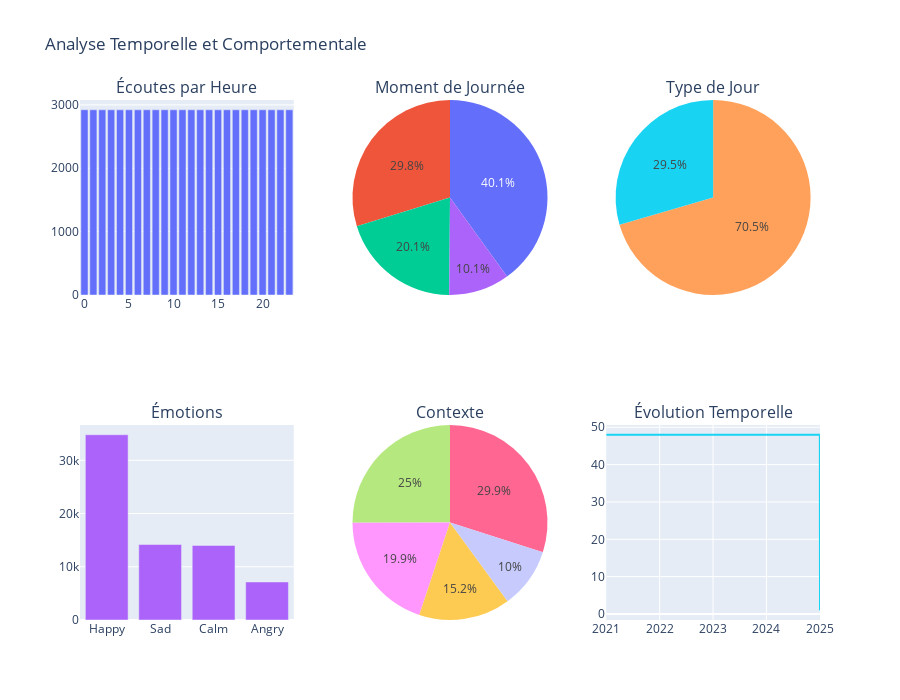

Source (notebook cell):
### Markdown cell above
8 : Analyse temporelle et comportementale

### Code cell
print("\n" + "="*80)
print("ANALYSE TEMPORELLE ET COMPORTEMENTALE")
print("="*80)

# Conversion timestamp
df['timestamp'] = pd.to_datetime(df['timestamp'])
df['hour'] = df['timestamp'].dt.hour
df['date'] = df['timestamp'].dt.date

# Statistiques temporelles
time_of_day_counts = df['time_of_day'].value_counts()
day_of_week_counts = df['day_of_week'].value_counts()
hourly_counts = df['hour'].value_counts().sort_index()

print(f"\n⏰ DISTRIBUTION TEMPORELLE:")
print(f"\nPar Moment de Journée:")
print(time_of_day_counts)
print(f"\nPar Type de Jour:")
print(day_of_week_counts)

# Statistiques comportementales
print(f"\n💡 STATISTIQUES COMPORTEMENTALES:")
print(f"  • Taux de skip moyen: {df['skip_count'].mean():.2f}")
print(f"  • Taux de like: {df['liked'].mean()*100:.2f}%")
print(f"  • Taux d'ajout playlist: {df['added_to_playlist'].mean()*100:.2f}%")
print(f"  • Taux de completion: {df['finished_song'].mean()*100:.2f}%")
print(f"  • Répétitions moyennes: {df['repeat_count'].mean():.2f}")

# Émotions et contextes
emotion_counts = df['emotion_tag'].value_counts()
context_counts = df['context_type'].value_counts()

print(f"\n😊 DISTRIBUTION DES ÉMOTIONS:")
print(emotion_counts)
print(f"\n🎧 CONTEXTE D'ÉCOUTE:")
print(context_counts)

# Visualisations
fig = make_subplots(
    rows=2, cols=3,
    subplot_titles=('Écoutes par Heure', 'Moment de Journée', 'Type de Jour',
                   'Émotions', 'Contexte', 'Évolution Temporelle'),
    specs=[[{'type':'bar'}, {'type':'pie'}, {'type':'pie'}],
           [{'type':'bar'}, {'type':'pie'}, {'type':'scatter'}]]
)

# Heure
fig.add_trace(go.Bar(x=hourly_counts.index, y=hourly_counts.values), row=1, col=1)

# Moment
fig.add_trace(go.Pie(labels=time_of_day_counts.index, values=time_of_day_counts.values), row=1, col=2)

# Jour
fig.add_trace(go.Pie(labels=day_of_week_counts.index, values=day_of_week_counts.values), row=1, col=3)

# Émotions
fig.add_trace(go.Bar(x=emotion_counts.index, y=emotion_counts.values), row=2, col=1)

# Contexte
fig.add_trace(go.Pie(labels=context_counts.index, values=context_counts.values), row=2, col=2)

# Évolution
daily_counts = df.groupby('date').size().reset_index(name='count')
fig.add_trace(go.Scatter(x=daily_counts['date'], y=daily_counts['count'], mode='lines'), row=2, col=3)

fig.update_layout(height=700, showlegend=False, title_text="Analyse Temporelle et Comportementale")
fig.show()

### Figure 1 — Plotly figure (JSON) as saved in the notebook; plotly's stock layout.template omitted (floating-point values rounded to 4 significant figures; data arrays with more than 128 entries replaced by an {"elided": "..."} marker saying what was removed)
{"data": [{"type": "bar", "x": [0, 1, 2, 3, 4, 5, 6, 7, 8, 9, 10, 11, 12, 13, 14, 15, 16, 17, 18, 19, 20, 21, 22, 23], "xaxis": "x", "y": [2923, 2922, 2922, 2922, 2922, 2922, 2922, 2922, 2922, 2922, 2922, 2922, 2922, 2922, 2922, 2922, 2922, 2922, 2922, 2922, 2922, 2922, 2922, 2922], "yaxis": "y"}, {"domain": {"x": [0.3556, 0.6444], "y": [0.625, 1]}, "labels": ["Evening", "Afternoon", "Morning", "Night"], "type": "pie", "values": [28094, 20878, 14102, 7055]}, {"domain": {"x": [0.7111, 1], "y": [0.625, 1]}, "labels": ["Weekday", "Weekend"], "type": "pie", "values": [49436, 20693]}, {"type": "bar", "x": ["Happy", "Sad", "Calm", "Angry"], "xaxis": "x2", "y": [34799, 14181, 14007, 7142], "yaxis": "y2"}, {"domain": {"x": [0.3556, 0.6444], "y": [0, 0.375]}, "labels": ["Workout", "Commute", "Relax", "Study", "Party"], "type": "pie", "values": [20999, 17552, 13933, 10634, 7011]}, {"mode": "lines", "type": "scatter", "x": {"elided": "1462 str values"}, "xaxis": "x3", "y": {"elided": "1462 int values"}, "yaxis": "y3"}], "layout": {"annotations": [{"font": {"size": 16}, "showarrow": false, "text": "Écoutes par Heure", "x": 0.1444, "xanchor": "center", "xref": "paper", "y": 1, "yanchor": "bottom", "yref": "paper"}, {"font": {"size": 16}, "showarrow": false, "text": "Moment de Journée", "x": 0.5, "xanchor": "center", "xref": "paper", "y": 1, "yanchor": "bottom", "yref": "paper"}, {"font": {"size": 16}, "showarrow": false, "text": "Type de Jour", "x": 0.8556, "xanchor": "center", "xref": "paper", "y": 1, "yanchor": "bottom", "yref": "paper"}, {"font": {"size": 16}, "showarrow": false, "text": "Émotions", "x": 0.1444, "xanchor": "center", "xref": "paper", "y": 0.375, "yanchor": "bottom", "yref": "paper"}, {"font": {"size": 16}, "showarrow": false, "text": "Contexte", "x": 0.5, "xanchor": "center", "xref": "paper", "y": 0.375, "yanchor": "bottom", "yref": "paper"}, {"font": {"size": 16}, "showarrow": false, "text": "Évolution Temporelle", "x": 0.8556, "xanchor": "center", "xref": "paper", "y": 0.375, "yanchor": "bottom", "yref": "paper"}], "height": 700, "showlegend": false, "title": {"text": "Analyse Temporelle et Comportementale"}, "xaxis": {"anchor": "y", "domain": [0, 0.2889]}, "xaxis2": {"anchor": "y2", "domain": [0, 0.2889]}, "xaxis3": {"anchor": "y3", "domain": [0.7111, 1]}, "yaxis": {"anchor": "x", "domain": [0.625, 1]}, "yaxis2": {"anchor": "x2", "domain": [0, 0.375]}, "yaxis3": {"anchor": "x3", "domain": [0, 0.375]}}}
